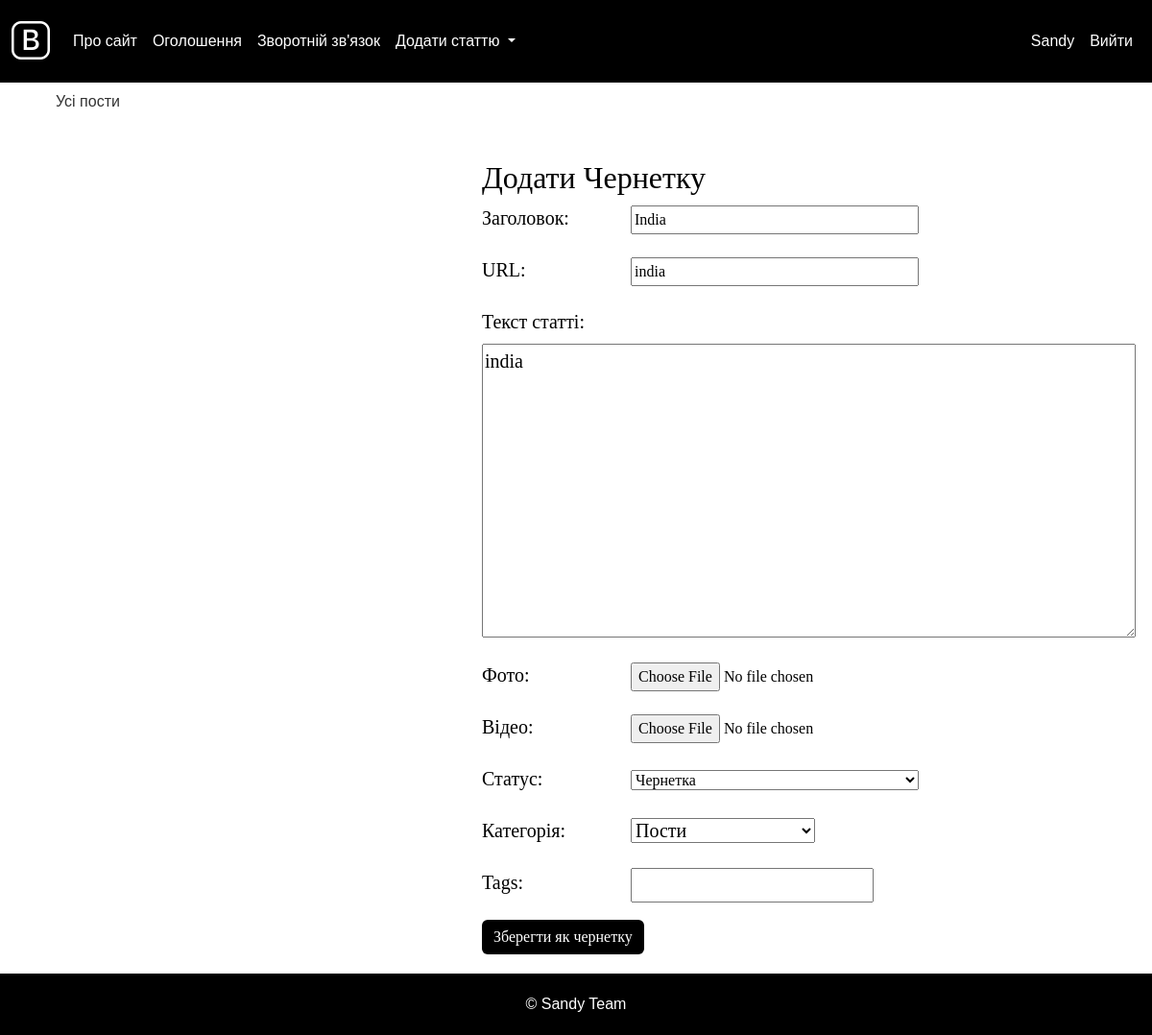
Page /draft/2/edit/ (signed in) on the committed database.
### blog/models.py (models this page shows, shortened)
class CustomUser(AbstractUser):
    avatar = models.ImageField(upload_to='avatars/', blank=True, null=True, default='avatars/default_avatar.png')
    class Meta:
        verbose_name = 'Користувач'
        verbose_name_plural = 'Користувачі'

class Blog(models.Model):
    DRAFT = 'draft'
    PUBLISHED = 'published'
    STATUS_CHOICES = [
        (DRAFT, 'Чернетка'),
        (PUBLISHED, 'Опублікована'),
    ]
    title = models.CharField(max_length=255, verbose_name="Заголовок")
    slug = models.SlugField(max_length=255, unique=True, verbose_name="URL")
    content = models.TextField(blank=True, verbose_name="Текст статті")
    photo = models.ImageField(upload_to="photos/%Y/%m/%d/", verbose_name="Фото", blank=True, null=True)
    video = models.FileField(upload_to='videos/%Y/%m/%d/', verbose_name="Відео", blank=True, null=True)
    time_create = models.DateTimeField(auto_now_add=True, verbose_name="Час створення")
    time_update = models.DateTimeField(auto_now=True, verbose_name="Час оновлення")
    status = models.CharField(max_length=10, choices=STATUS_CHOICES, default=DRAFT, verbose_name="Статус")
    cat = models.ForeignKey('Category', on_delete=models.PROTECT, verbose_name="Категорія")
    author = models.ForeignKey(settings.AUTH_USER_MODEL, on_delete=models.CASCADE, related_name='posts', verbose_name="Автор", null=True)
    likes = models.ManyToManyField(settings.AUTH_USER_MODEL, related_name='liked_posts', blank=True, verbose_name="Лайки", through='PostLike')
    dislikes = models.ManyToManyField(settings.AUTH_USER_MODEL, related_name='disliked_posts', blank=True, verbose_name="Дизлайки", through='PostDislike')
    tags = TaggableManager()
    class Meta:
        verbose_name = 'Запис блогу'
        verbose_name_plural = 'Записи блогу'
        ordering = ['id']

### blog/views.py (the view)
# urls.py: path('draft/<int:pk>/edit/', views.edit_draft, name='edit_draft'),
@login_required
def edit_draft(request, pk):
        draft = get_object_or_404(Blog, pk=pk, author=request.user, status='draft')
        if request.method == 'POST':
            form = AddPostForm(request.POST, request.FILES, instance=draft)
            if form.is_valid():
                draft = form.save()
                draft.status = 'published'
                draft.save()
                return redirect('drafts')
            else:
                print(form.errors)
        else:
            form = AddPostForm(instance=draft)
        return render(request, 'edit_draft.html', {'form': form, 'draft': draft})

### blog/forms.py (shortened to what this page needs)
class AddPostForm(forms.ModelForm):
    tags = TagField(label='Теги', required=False, widget=forms.TextInput(attrs={'class': 'form-input'}))
    def __init__(self, *args, **kwargs):
        super().__init__(*args, **kwargs)
        self.fields['cat'].empty_label = "Категорія не обрана"
    class Meta:
        model = Blog
        fields = ['title', 'slug', 'content', 'photo', 'video', 'status', 'cat', 'tags']
        widgets = {
            'title': forms.TextInput(attrs={'class': 'form-input'}),
            'slug': forms.TextInput(attrs={'class': 'form-input'}),
            'content': forms.Textarea(attrs={'cols': 60, 'rows': 10}),
            'photo': forms.FileInput(attrs={'class': 'form-input'}),
            'video': forms.FileInput(attrs={'class': 'form-input'}),
            'status': forms.Select(attrs={'class': 'form-input'}),
        }

### blog/models.py (called while the page is built)
    def __str__(self):
        return self.name

### blog/templates/edit_draft.html (shortened to what this page needs)
{% extends 'base.html' %}
{% block content %}
<div class="row">
    <div class="col-md-3">
    </div>
    <div class="col-md-9">
        <h1>Додати Чернетку</h1>
        <form action="{% url 'save_draft' %}" method="post" enctype="multipart/form-data">
            {% for field in form %}
                <p>
                    <label class="form-label" for="{{ field.id_for_label }}">{{ field.label }}:</label>
                    {{ field }}
                </p>
            {% endfor %}
            <button type="submit" class="btn btn-secondary btn-custom">Зберегти як чернетку</button>
        </form>
    </div>
</div>
{% endblock %}

### blog/templates/base.html (shortened to what this page needs)
{% load static %}
<!DOCTYPE html>
<html>
<head>
    <link href="https://cdn.jsdelivr.net/npm/bootstrap@5.3.0/dist/css/bootstrap.min.css" rel="stylesheet">
    <link href="https://cdn.jsdelivr.net/npm/bootstrap-icons/font/bootstrap-icons.css" rel="stylesheet">
    <link href="{% static 'css/styles.css' %}" rel="stylesheet">
</head>
<body>
<nav class="navbar navbar-expand-lg navbar-light">
    <div class="container-fluid">
        <a class="navbar-brand" href="{% url 'home' %}">
            <i class="bi bi-bootstrap" style="color: #fff;"></i>
        </a>
        <div class="collapse navbar-collapse" id="navbarNavDropdown">
            <ul class="navbar-nav me-auto">
                <li class="nav-item">
                    <a class="nav-link" href="{% url 'about' %}">Про сайт</a>
                </li>
                <li class="nav-item">
                    <a class="nav-link" href="{% url 'announcements' %}">Оголошення</a>
                </li>
                <li class="nav-item">
                    <a class="nav-link" href="{% url 'contact' %}">Зворотній зв'язок</a>
                </li>
                <li class="nav-item dropdown">
                    <a class="nav-link dropdown-toggle" href="{% url 'add_page' %}" id="navbarDropdown" role="button" data-bs-toggle="dropdown" aria-expanded="false">
                        Додати статтю
                    </a>
                </li>
            </ul>
            <ul class="navbar-nav ms-auto">
                {% if request.user.is_authenticated %}
                    <li class="nav-item">
                        <a class="nav-link" href="{% url 'user_profile' request.user.username %}">{{ request.user.username }}</a>
                    </li>
                    <li class="nav-item">
                        <a class="nav-link" href="{% url 'logout' %}">Вийти</a>
                    </li>
                {% endif %}
            </ul>
        </div>
    </div>
</nav>
<div class="container content-wrapper">
    <div class="row">
        <div class="col-md-2">
            <ul class="list-group">
                {% if cat_selected == 0 %}
                    <li class="list-group-item list-group-header">Усі пости</li>
                {% else %}
                    <li class="list-group-item"><a href="{% url 'home' %}">Усі пости</a></li>
                {% endif %}
            </ul>
        </div>
        <div class="col-md-10">
            <div class="content-text">
                {% block content %}
                {% endblock %}
            </div>
        </div>
    </div>
</div>
<footer class="footer">
    <div class="container">
        <span class="text-muted">&copy; Sandy Team</span>
    </div>
</footer>
</body>
</html>

### blog/static/css/styles.css (style rules this page uses)
html, body { font-family: 'Arial'; margin: 0; padding: 0; height: 100%; width: 100%; color: #444; }
a { color: #0059b2; text-decoration: none; }
.bi-bootstrap { font-size: 40px; color: #000; }
.content-text { margin: 60px 0 0 30px; color: #000; font-size: 20px; font-family: Yandex Sans Display Light; }
.content-text h1 { font-size: 32px; }
.form-input { width: 300px; font-size: 16px; }
.form-label { display: inline-block; min-width: 150px; vertical-align: top; }

### blog/templates/base.html (style rules this page uses)
body, html { height: 100%; margin: 0; }
body { display: flex; flex-direction: column; }
.content-wrapper { flex: 1; }
.footer { position: relative; bottom: 0; width: 100%; text-align: center; padding: 20px 0; background-color: #000; }
.footer .text-muted { color: #fff !important; }
.navbar-light { background-color: #000 !important; }
.navbar-nav .nav-link { color: #fff !important; }
.content-text { padding: 20px; }
.list-group { border: none; padding-left: 0; }
.list-group-item { border: none; padding: 0.5rem 1rem; }
.list-group-item a { color: #333; text-decoration: none; }

### blog/templates/edit_draft.html (style rules this page uses)
.btn-custom { background-color: black; color: white; border: none; }

### rows in the picture
CustomUser: user.username "Sandy"
Blog: form "India" "india" "india" "Чернетка" "Пости"

### other values in the picture
{{ field.label }} "Заголовок" "URL" "Текст статті" "Фото" "Відео" "Статус" "Категорія" "Tags"
